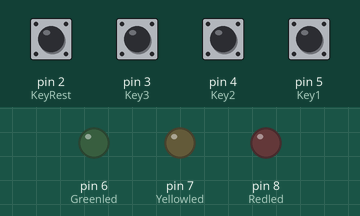
Recording of a sketch running on a simulated Arduino Uno, built with avr-gcc and run on an emulated ATmega328P. Shown: output pins drawn as LEDs (lit = HIGH). Inputs (shaded band) come from the test bench; at power-on: pin 2 (KeyRest), pin 3 (Key3), pin 4 (Key2), pin 5 (Key1) LOW.

Above: at 1.2 s.
1.3 s: pin 3 (Key3) pulled HIGH for 0.15 s
At 2.0 s:
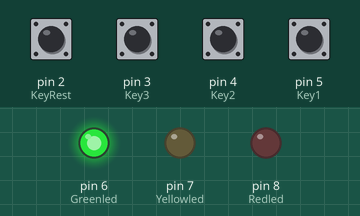
2.9 s: pin 2 (KeyRest) pulled HIGH for 0.15 s
At 3.2 s:
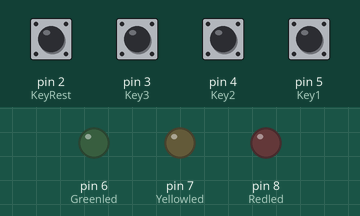
4.5 s: pin 4 (Key2) pulled HIGH for 0.15 s
At 5.7 s:
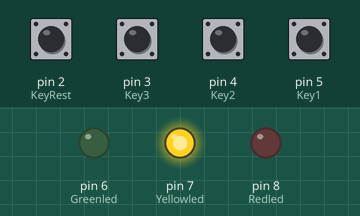
6.1 s: pin 2 (KeyRest) pulled HIGH for 1 s
At 6.9 s:
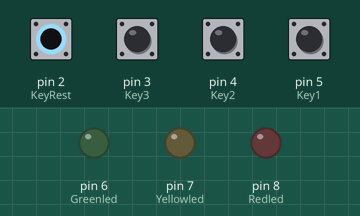
8.6 s: pin 5 (Key1) pulled HIGH for 0.15 s
At 10.0 s:
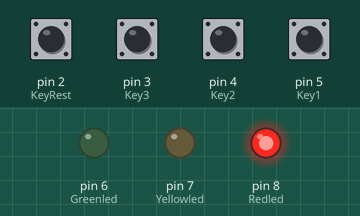
Timing chart, 0 to 11.2 s (numbered marks = the images above; inputs shaded):
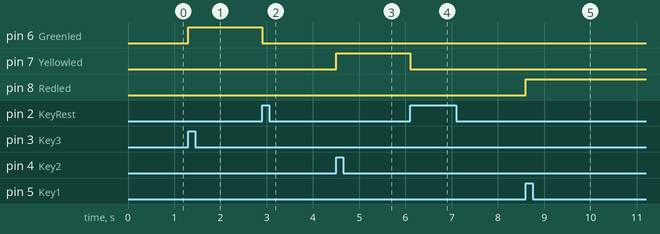

The sketch:

Responder_Experiment.ino
```cpp
/*
 * Author: Elecrow Keen
 * Date:4/21/2017
 * IDE V1.8.2
 * Email:keen@elecrow.com
 * Function:
 */
const int Redled=8;     // set Red LED as “output”
const int Yellowled=7;  // set Yellow LED as “output”
const int Greenled=6;   // set Green LED as “output”
const int Key1=5;       // initialize pin for Red button
const int Key2=4;       // initialize pin for Yellow button
const int Key3=3;       // initialize pin for Green button
const int KeyRest=2;    // initialize pin for reset button
int Red;
int Yellow;
int Green;

void setup(){
  pinMode(Redled,OUTPUT);
  pinMode(Yellowled,OUTPUT);
  pinMode(Greenled,OUTPUT);
  pinMode(Key1,INPUT);
  pinMode(Key2,INPUT);
  pinMode(Key3,INPUT);
  pinMode(KeyRest,INPUT);
}
void loop() {
  // repeatedly read pins for buttons
  Red=digitalRead(Key1);
  Yellow=digitalRead(Key2);
  Green=digitalRead(Key3);
  if(Red==HIGH)Red_YES();
  if(Yellow==HIGH)Yellow_YES();
  if(Green==HIGH)Green_YES();
}

void Red_YES() {
  // execute the code until Red light is on; end cycle when reset button is pressed
  while(digitalRead(KeyRest)==0){
    digitalWrite(Redled,HIGH);
    digitalWrite(Greenled,LOW);
    digitalWrite(Yellowled,LOW);
  }
  clear_led();
}
void Yellow_YES(){
  // execute the code until Yellow light is on; end cycle when reset button is pressed
  while(digitalRead(KeyRest)==0){
    digitalWrite(Redled,LOW);
    digitalWrite(Greenled,LOW);
    digitalWrite(Yellowled,HIGH);
  }
  clear_led();
}
void Green_YES(){
  // execute the code until Green light is on; end cycle when reset button is pressed
  while(digitalRead(KeyRest)==0){
    digitalWrite(Redled,LOW);
    digitalWrite(Greenled,HIGH);
    digitalWrite(Yellowled,LOW);
  }
  clear_led();
}
void clear_led(){
  // all LED off
  digitalWrite(Redled,LOW);
  digitalWrite(Greenled,LOW);
  digitalWrite(Yellowled,LOW);
}
```

Measured:
- after the input at 1.3 s, pin 6 (Greenled): LOW → HIGH at once
- after the input at 2.9 s, pin 6 (Greenled): HIGH → LOW at once
- after the input at 4.5 s, pin 7 (Yellowled): LOW → HIGH at once
- after the input at 6.1 s, pin 7 (Yellowled): HIGH → LOW at once
- after the input at 8.6 s, pin 8 (Redled): LOW → HIGH at once
